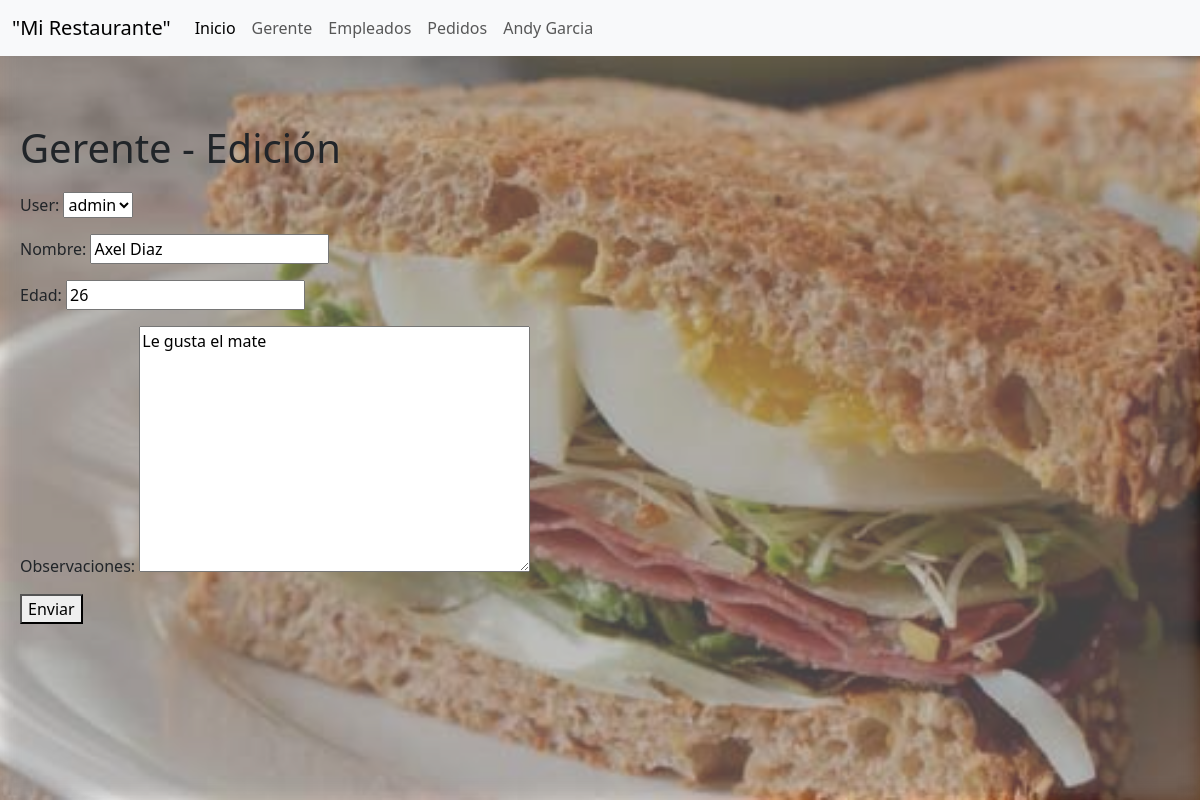
Before: /restaurante/gerente_update/1/ (signed in) with the older database file.
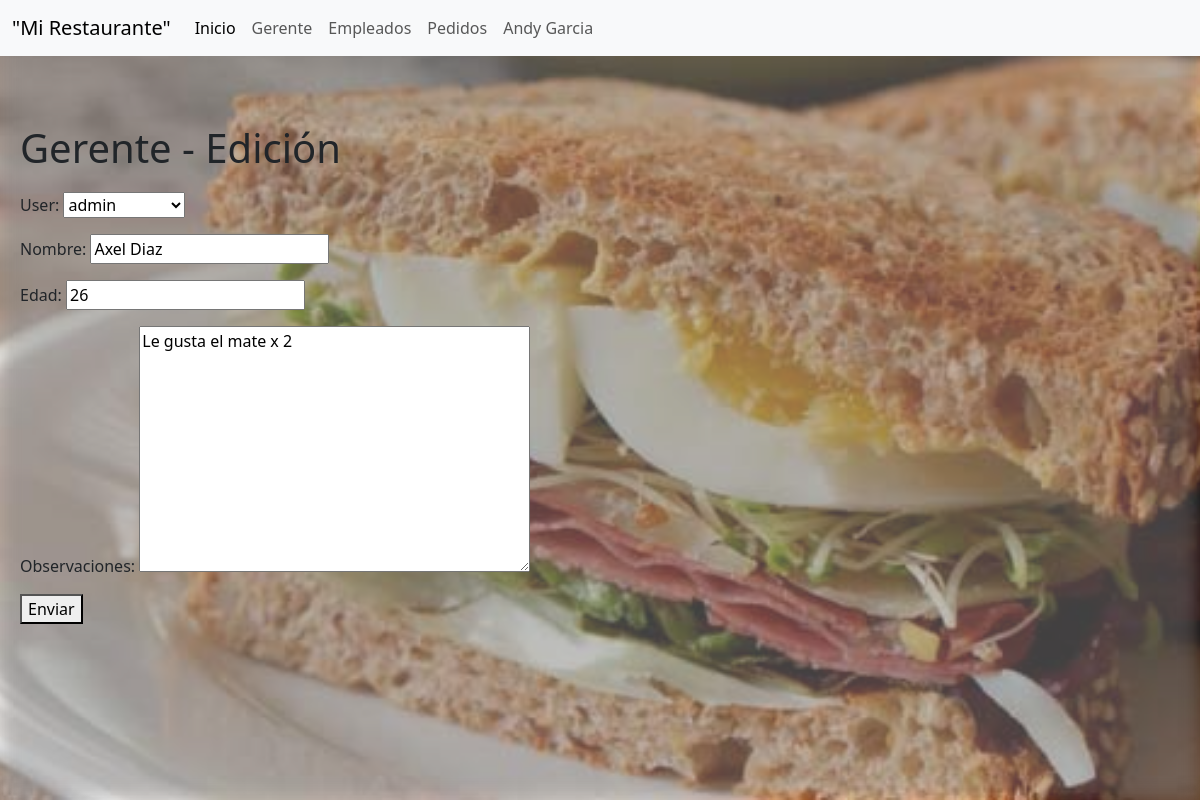
After: the same page with the newer database file.
### restaurante/models.py (models this page shows, shortened)
class Gerente(models.Model):
    user = models.OneToOneField(User, on_delete=models.CASCADE, related_name='gerente')
    nombre = models.CharField(max_length=100)
    edad = models.PositiveIntegerField(validators=[MinValueValidator(16)])
    observaciones = models.TextField(blank=True, null=True)

### restaurante/views.py (the view)
# urls.py: path('gerente_update/<int:pk>/', login_required(views.GerenteUpdateView.as_view()), name='gerente_form'),
class GerenteUpdateView(UpdateView):
    model = models.Gerente
    form_class = forms.GerenteForm
    success_url = reverse_lazy("restaurante:gerente_list")

### restaurante/forms.py
class GerenteForm(forms.ModelForm):
    class Meta:
        model = Gerente
        fields = ["user", "nombre", "edad", "observaciones"]

### restaurante/templates/restaurante/gerente_form.html (shortened to what this page needs)
{% extends 'Main/base.html' %}
{% block content %}
    {% if form.instance.pk %}
        <h1>Gerente - Edición</h1>
    {% else %}
        <h1>Gerente - Creación</h1>
    {% endif %}
    <form method="post">
        {{ form.as_p }}
        <button type="submit">Enviar</button>
    </form>
{% endblock content %}

Changed rows visible on the page:
changed Gerente "admin": observaciones "Le gusta el mate" → "Le gusta el mate x 2"
